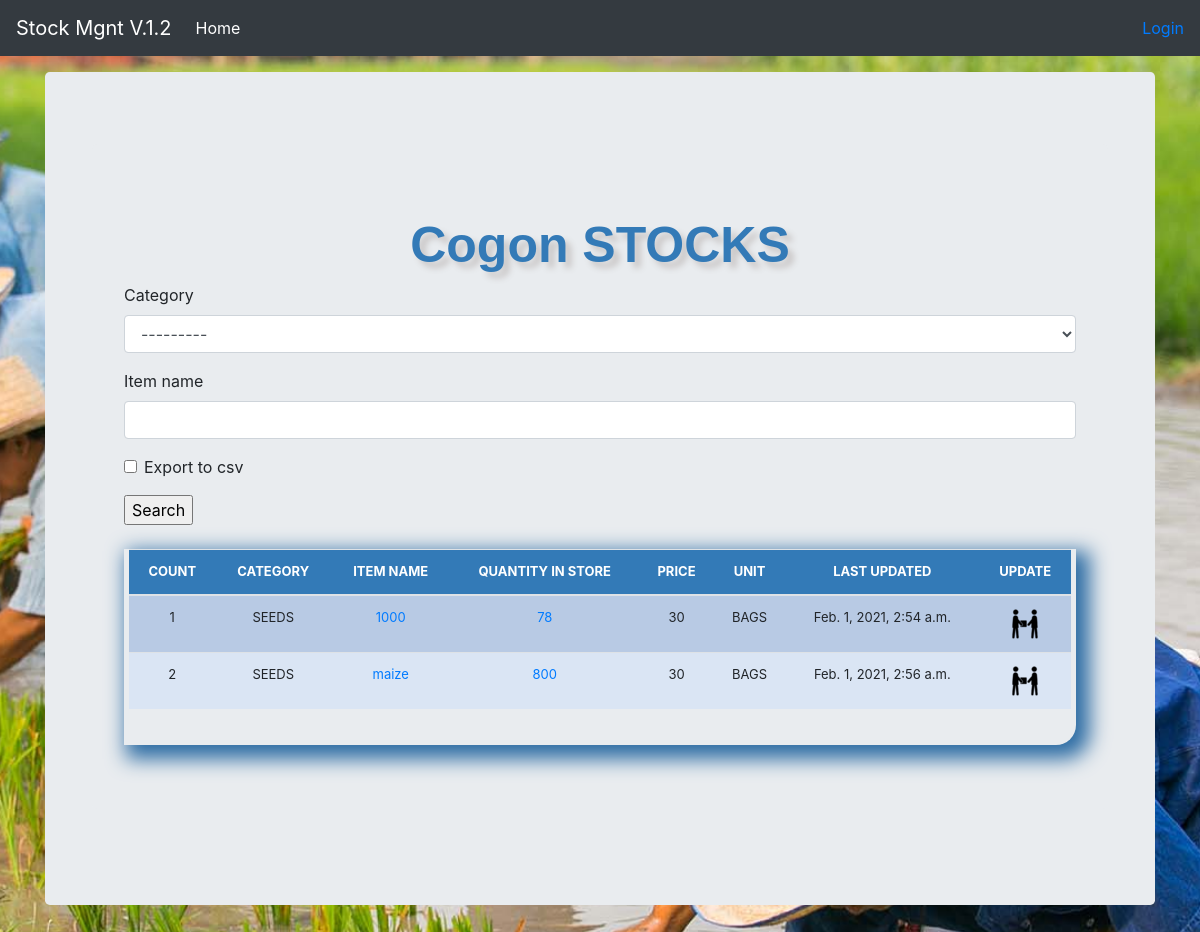
Page /store/cogon on the committed database.
### stockmgmt/models.py (models this page shows, shortened)
class Stock(models.Model):
    category = models.ForeignKey(Category, on_delete=models.CASCADE, blank=True)
    sub_category = models.ForeignKey(SubCategory, on_delete=models.CASCADE, blank=True,null=True,verbose_name='UNIT')
    item_name = models.CharField(max_length=50, blank=True, null=True)
    quantity = models.IntegerField(default='0', blank=True, null=True)
    receive_quantity = models.IntegerField(default='0', blank=True, null=True,verbose_name='Quantity')
    receive_by = models.CharField(max_length=50, blank=True, null=True)
    issue_quantity = models.IntegerField(default='0', blank=True, null=True)
    issue_by = models.CharField(max_length=50, blank=True, null=True, choices=issue_to_category)
    issue_by_model = models.ForeignKey(All_Store, on_delete=models.CASCADE, blank=True, null=True,
                                       related_name='issue_to_model')
    ordered_items=models.IntegerField(blank=True, null=True,default=0,verbose_name='Number of items')
    issue_to = models.CharField(max_length=50, blank=True, null=True, choices=issue_to_category)
    issue_to_model = models.ForeignKey(All_Store, on_delete=models.CASCADE, blank=True, null=True,
                                       related_name='issue_by_model')
    phone_number = models.CharField(max_length=50, blank=True, null=True)
    created_by = models.CharField(max_length=50, blank=True, null=True)
    reorder_level = models.IntegerField(default='0', blank=True, null=True)
    last_updated = models.DateTimeField(auto_now_add=False, auto_now=True)
    timestamp = models.DateTimeField(auto_now_add=True, auto_now=False)
    price = models.IntegerField(default='0', blank=True, null=True)
    def __str__(self):
        return self.item_name

class Category(models.Model):
    name = models.CharField(max_length=50, blank=True, null=True)
    def __str__(self):
        return self.name

class Shop_Record(models.Model):
    store = models.ForeignKey(All_Store, blank=True, null=True, on_delete=models.CASCADE)
    product = models.ForeignKey(Stock, blank=True, null=True, on_delete=models.CASCADE)
    remaining_items = models.IntegerField(default=0)
    reoder_level=models.IntegerField(default=0,verbose_name='Reorder level')

class SubCategory(models.Model):
    category=models.ForeignKey(Category,on_delete=models.CASCADE,related_name='stock_Categories')
    name=models.CharField(max_length=100,db_index=True)

### stockmgmt/views.py (the view, shortened to what this page needs)
# urls.py: path('store/<slug:slug>',views.store,name='store'),
def store(request, slug):
    store = All_Store.objects.get(slug=slug)
    this_store_items = Stock.objects.filter(issue_to_model=store)
    form = StockSearchForm(request.POST or None)
    print(this_store_items)
    store_record = Shop_Record.objects.filter(store=store)
    all_store = All_Store.objects.all()
    header=store.name+' STOCKS'
    page = request.GET.get('page', 1)
    paginator = Paginator(this_store_items, 10)
    try:
        page_queryset = paginator.page(page)
    except PageNotAnInteger:
        page_queryset = paginator.page(1)
    except EmptyPage:
        page_queryset = paginator.page(paginator.num_pages)
    context = {
        'header':header,
        'slug':slug,
        'form':form,
        'store': store,
        'stores':all_store,
        'products': page_queryset,
        'store_record': store_record,
    }
    template = 'cogon.html'
    return render(request, template, context)

### stockmgmt/forms.py
class StockSearchForm(forms.ModelForm):
    export_to_CSV = forms.BooleanField(required=False) # code ni siya sa pag export sa excel
    class Meta:
     model = Stock
     fields = ['category', 'item_name']

### stockmgmt/templates/cogon.html (shortened to what this page needs)
{% extends "base.html" %}
{% load crispy_forms_tags %}
{% load static %}
{% block body %}
<main role="main" class="container">
  <div class="jumbotron">
      <div class="header"> {{header}}</div>
    	<form method='POST' action=''>{% csrf_token %}
		{{form|crispy}}
        <input type="submit" value='Search'/>
    </form>
      <div class="display_table">
    <table class='table'>
        <thead>
          <tr>
            <th>COUNT</th>
            <th>CATEGORY</th>
            <th>ITEM NAME</th>
            <th>QUANTITY IN STORE</th>
            <th>PRICE</th>
            <th>UNIT</th>
            <th>LAST UPDATED</th>
            <th>UPDATE</th>
          </tr>
        </thead>
      {% for instance in products %}
          <tr>
            <td>{{forloop.counter}}</td>
            <td>{{instance.category}}</td>
            <td><a href="{% url 'update_items' instance.id %}">{{instance.item_name}}</a></td>
            <td>
                  {% if instance.quantity <= instance.reorder_level %}
                  <div>
                      <a href="{% url 'shop_stock_detail' instance.id %}">
                          {% for record in store_record %}
                          {% if record.product.pk == instance.pk %}
                          {{ record.remaining_items }}
                          {% endif %}
                          {% endfor %}</a></div>
                  {% else %}
                <a href="{% url 'shop_stock_detail' instance.id %}">
                          {% for record in store_record %}
                          {% if record.product.pk == instance.pk %}
                          {{ record.remaining_items }}
                          {% endif %}
                          {% endfor %}
                </a>
                  {% endif %}
            </td>
            <td>{{ instance.price }}</td>
            <td>{{instance.sub_category.name}}</td>
            <td>{{instance.last_updated}}</td>
            <td>
                <a href="{% url 'shop_stock_detail' instance.id %}"><img src="{% static 'img/update.png' %}"></a>
            </td>
          </tr>
      {% endfor %}
    </table>
    </div>
  </div>
</main>
{% endblock %}

### stockmgmt/static/css/stylesheet.css (style rules this page uses)
body { background-color: #34eb6b; }
.table { font-size: 13px; text-align: center; width: 95%; margin: auto; }
.table tr:nth-child(odd) { background: #B8CAE4 }
.table tr:nth-child(even) { background: #dae5f4 }
th { background-color: #337ab7; color: white; }
.display_table { border-bottom-right-radius: 20px; padding-left: 5px; padding-right: 5px; padding-bottom: 20px; box-shadow: 8px 8px 20px 6px #2e6da4; }
.header { font-family: helvetica; color: #337ab7; font-size: 50px; text-align: center; width: 100%; text-shadow: 6px 6px 6px #c9c6c6; display: block; font-weight: bolder; }
body { background-image: url("../img/bg.jpg"); background-position: center; background-repeat: no-repeat; background-size: cover; }

### stockmgmt/static/css/navbar-top-fixed.css (style rules this page uses)
body { min-height: 75rem; padding-top: 4.5rem; }

### rows in the picture
Stock: category "SEEDS", item_name "1000", price "30", sub_category.name "BAGS", last_updated "Feb. 1, 2021, 2:54 a.m."
Shop_Record: remaining_items "78"
Stock: category "SEEDS", item_name "maize", price "30", sub_category.name "BAGS", last_updated "Feb. 1, 2021, 2:56 a.m."
Shop_Record: remaining_items "800"

### other values in the picture
{{ header }} "Cogon STOCKS"
